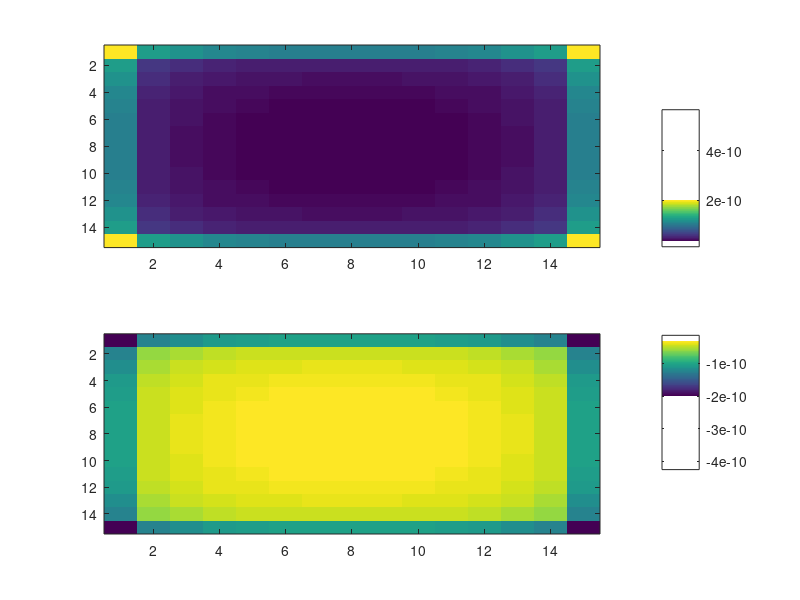
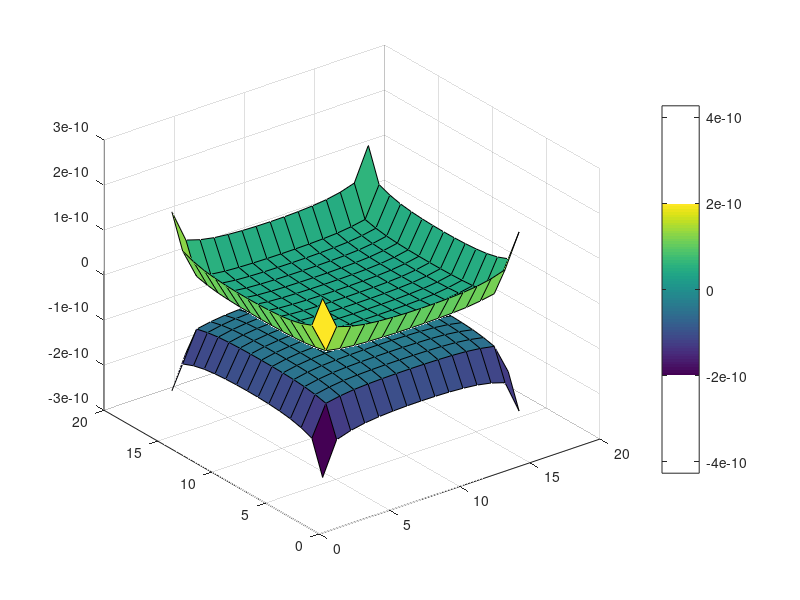
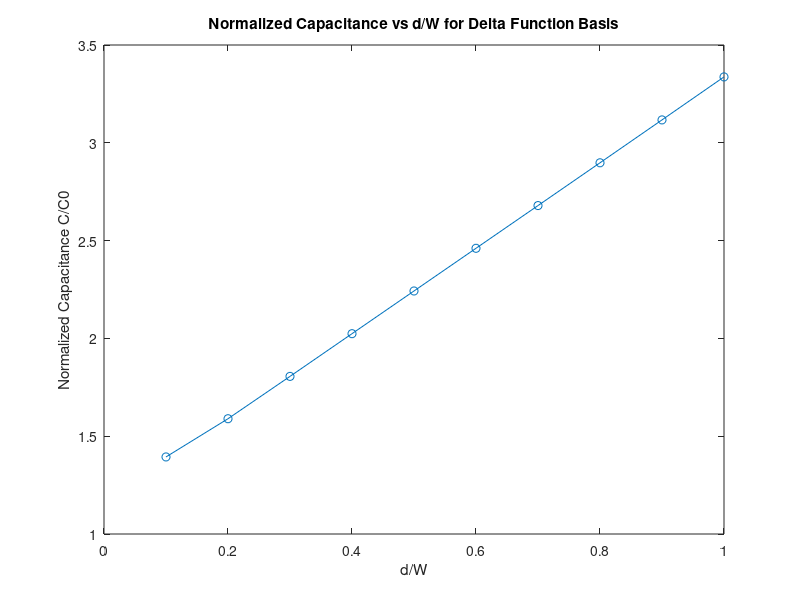

The MATLAB script that drew these images, in order:
%% %%%%%%%%%%%%%%%%%%%%%%%%%%%%%%%%%%%%%%%%%%%%% %%
%% Capacitance                                   %%
%% Anthony Gasbarro                              %%
%% EE 675                                        %%    
%% %%%%%%%%%%%%%%%%%%%%%%%%%%%%%%%%%%%%%%%%%%%%% %%

clearvars;
close all;
clc;


%% Constants %%

speedOfLight = 2.997925*10^8; %Velocity of Light through air
E0 = 8.854*10^(-12); %permittivity of free space (F/m)
mu0 = 4*pi*10^(-7);     %permeability of free space in N/(A^2)


%% Variables %%
Vdiff = 1;
Width = 1;
Distance = 1;
n = 15;
h = 0.1;

%% Computed Variables %%
Area = Width^2;
N = n^2;
Length = Width/n;
SubArea = Length^2;
coefficient = SubArea/(4*pi*E0);
DA = pi*(Length/2)^2;
diag = sqrt(DA)/(2*E0*sqrt(pi));
hDist = Distance/h;


%% Matrix values %%
count = 1;
z = 1;
stop = N;
rBottom = zeros(n);
rTop = zeros(n);
diagonal = sqrt(DA)/(2*E0*sqrt(pi));
seta = zeros(2*N, 2*N);
q = zeros(1, hDist);
distanceVector = zeros(2*N);

%% Create Distance Matrix %% 

for k = 1:hDist
    for x = 1:n
        for y = 1:n
            for i = 1:n
                for j = 1:n
                    rTop(i,j) = sqrt(((abs(y-i))*Length)^2 + ((abs(x-j))*Length)^2);
                    rBottom(i,j) = sqrt((z*h)^2 + (rTop(i,j))^2);
                end
            end
            RTOP = rTop(:)';
            RBOTTOM = rBottom(:)';
            row1 = horzcat(RTOP, RBOTTOM);
            row2 = horzcat(RBOTTOM, RTOP);

            if count <= N
                distanceVector(count, :) = row1;
                distanceVector(N+count, :) = row2;
                count = count+1;
            end
        end
    end
    if z < hDist
        count = 1;
    end
    Vector = distanceVector + eye(2*N);
    B = 1./Vector;
    A = (ones(2*N)*coefficient) - eye(2*N)*coefficient; 
    A1 = eye(2*N)*diagonal; 
    A2 = A + A1; 
    Amatrix = A2.*B;
    pos = ones(N, 1);
    neg = -ones(N, 1);
    Bmatrix = vertcat(pos, neg);
    rho = Amatrix\Bmatrix;
    halfpos = rho(1:N);
    halfneg = rho(N+1:2*N); % Calculating total rho Values from -
    R1 = reshape(halfpos,n,n);
    R0 = -R1;
    q(1,z) = sum(halfpos*SubArea);
    z = z+1;
end

%% Compute Capacitance Ratio %%
dist = h:h:Distance;
dwratio = dist./Width;
prod = 1./dwratio.*Width;
C0 = prod.*Width.*E0; % analytical capacitance
cap = q./(Vdiff-(-Vdiff));

capratio = cap./C0;


%% Graph Final Outputs %%

%display 2D charge density plot where left side is top plate, right side
    %is bottom plate, they are folded open from each other over center line
    %left to right is length, top to bottom is width

figure(1)
subplot(2,1,1)
imagesc(R1)
colorbar
hold on
subplot(2,1,2)
imagesc(R0)
colorbar
hold off

%display 3D charge density plot
figure(2)
surf(R1)
hold on
surf(R0)
hold off
colorbar

%plot normalized capacitance C/C0 for d/W
figure(3)
plot(dwratio,capratio,'-o')
 title('Normalized Capacitance vs d/W for Delta Function Basis')
 xlabel('d/W')
 ylabel('Normalized Capacitance C/C0')
    
% title('Parallel Plate Capacitance with The Increase in Distance')
% xlabel('d/W')
% ylabel('C/C0')
